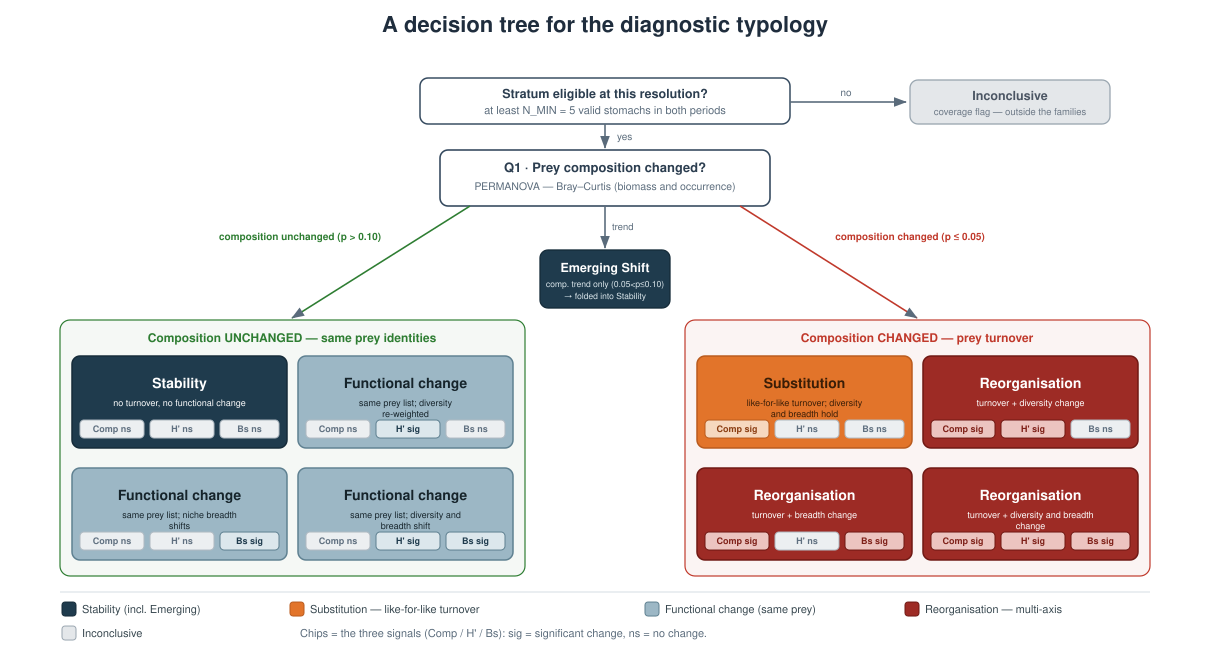

Reproduce this figure in Python.
"""
Typology-tree2.py
=================
Build the ten-level diagnostic-typology decision tree as SVG (+ optional PNG/PDF).
Everything you are likely to change — titles, labels, sub-labels, the three chips
(Comp / H' / Bs = "sig"/"ns"), and the colours — lives in a single config dict
returned by get_default_config(). The geometry (box positions) is in the GEOMETRY
block near the bottom; edit it only if you want to move boxes.

----------------------------------------------------------------------
USE FROM R (reticulate)
----------------------------------------------------------------------
    library(reticulate)
    # py_install("cairosvg")           # once, only needed for PNG/PDF
    source_python("typology_tree.py")  # exposes build() and get_default_config()

    # 1) defaults:
    build(out_prefix = "typology_tree", width = 1600)

    # 2) customise from R (R list <-> Python dict):
    cfg <- get_default_config()
    cfg$title              <- "Diagnostic typology (sGSL, 4T)"
    cfg$nodes$R1$family    <- "ghost"          # change a colour family
    cfg$nodes$R2$label     <- list("Partial", "Diet Shift")  # multi-line label
    cfg$nodes$R2$chips     <- list("sig","sig","ns")          # Comp / H' / Bs

    # swap Partial <-> Structural if your Table 2 defines them the other way:
    cfg$nodes$R2$chips <- list("sig","ns","sig"); cfg$nodes$R2$sub <- "turnover + breadth change"
    cfg$nodes$R3$chips <- list("sig","sig","ns"); cfg$nodes$R3$sub <- "turnover + diversity change"

    build(config = cfg, out_prefix = "fig_typology", width = 1600,
          make_png = TRUE, make_pdf = TRUE)
----------------------------------------------------------------------

Returns the SVG string. Writes <out_prefix>.svg always; .png/.pdf if cairosvg is
installed and requested.
"""
from html import escape


# ===================== EDITABLE CONFIG =====================
def get_default_config():
    return {
        "title": "A decision tree for the diagnostic typology",
        "subtitle": "",
        "gate": "Stratum eligible at this resolution?",
        "gate_sub": "at least N_MIN = 5 valid stomachs in both periods",
        "inconclusive": "Inconclusive",
        "inconclusive_sub": "coverage flag \u2014 outside the families",
        "q1": "Q1 \u00b7 Prey composition changed?",
        "q1_sub": "PERMANOVA \u2014 Bray\u2013Curtis (biomass and occurrence)",
        "branch_no": "composition unchanged  (p > 0.10)",
        "branch_yes": "composition changed  (p \u2264 0.05)",
        "branch_trend": "trend",
        "emerging": "Emerging Shift",
        "emerging_sub1": "comp. trend only (0.05<p\u22640.10)",
        "emerging_sub2": "\u2192 folded into Stability",
        "left_header": "Composition UNCHANGED \u2014 same prey identities",
        "right_header": "Composition CHANGED \u2014 prey turnover",
        "footer": "",
        # family -> colours. chip_fill = fill of a "sig" chip; chip_text optional.
        # ============================================================
        # COLOURS — change a family here and you change every box of
        # that family.  Keys per family:
        #   fill      = box background
        #   stroke    = box border
        #   text      = title + sub-text inside the box
        #   chip_fill = background of a "sig" chip (Comp/H'/Bs)
        #   chip_text = text colour of a "sig" chip (optional; falls
        #               back to `text` if omitted)
        # Which key feeds which leaves:
        #   stable  -> Stability  (+ the "Emerging Shift" box)
        #   func*   -> the 3 Functional-change leaves
        #   subst   -> Substitution
        #   reorg*  -> the 3 Reorganisation leaves
        #   incon   -> Inconclusive
        # Contrast rule: dark fill -> light `text` (#FFFFFF) + dark
        # `chip_text`; light fill -> dark `text`.
        # NB: two things live OUTSIDE this dict and must be kept in
        # sync by hand — the legend swatches (`leg = [...]` in
        # build_svg) and the "Emerging Shift" sub-text colour.
        # ============================================================
        "palette": {
            "stable": {"fill": "#1F3B4D", "stroke": "#142A38", "text": "#FFFFFF", "chip_fill": "#CFDBE2", "chip_text": "#1F3B4D"},
            "subst":  {"fill": "#E2742A", "stroke": "#B95A1C", "text": "#3A1D06", "chip_fill": "#F6D8BF", "chip_text": "#8A3D12"},
            "func":   {"fill": "#9CB7C5", "stroke": "#5E8090", "text": "#16242B", "chip_fill": "#DCE7EC", "chip_text": "#1F3B4D"},
            "func_a": {"fill": "#9CB7C5", "stroke": "#5E8090", "text": "#16242B", "chip_fill": "#DCE7EC", "chip_text": "#1F3B4D"},
            "func_b": {"fill": "#9CB7C5", "stroke": "#5E8090", "text": "#16242B", "chip_fill": "#DCE7EC", "chip_text": "#1F3B4D"},
            "func_c": {"fill": "#9CB7C5", "stroke": "#5E8090", "text": "#16242B", "chip_fill": "#DCE7EC", "chip_text": "#1F3B4D"},
            "reorg":  {"fill": "#9D2B25", "stroke": "#6F1712", "text": "#FFFFFF", "chip_fill": "#ECC4C0", "chip_text": "#7E2018"},
            "reorg_a":{"fill": "#9D2B25", "stroke": "#6F1712", "text": "#FFFFFF", "chip_fill": "#ECC4C0", "chip_text": "#7E2018"},
            "reorg_b":{"fill": "#9D2B25", "stroke": "#6F1712", "text": "#FFFFFF", "chip_fill": "#ECC4C0", "chip_text": "#7E2018"},
            "reorg_c":{"fill": "#9D2B25", "stroke": "#6F1712", "text": "#FFFFFF", "chip_fill": "#ECC4C0", "chip_text": "#7E2018"},
            "incon":  {"fill": "#E4E7EA", "stroke": "#9AA6B0", "text": "#4B5563"},
        },
        # the eight leaves = the 2^3 signal states. chips = (Comp, H', Bs).
        "nodes": {
            "L1": {"label": ["Stability"],         "sub": "no turnover, no functional change",
                   "family": "stable", "chips": ["ns", "ns", "ns"]},
            "L2": {"label": ["Functional change"], "sub": "same prey list; diversity re-weighted",
                   "family": "func_a", "chips": ["ns", "sig", "ns"]},
            "L3": {"label": ["Functional change"], "sub": "same prey list; niche breadth shifts",
                   "family": "func_b", "chips": ["ns", "ns", "sig"]},
            "L4": {"label": ["Functional change"], "sub": "same prey list; diversity and breadth shift",
                   "family": "func_c", "chips": ["ns", "sig", "sig"]},
            "R1": {"label": ["Substitution"],      "sub": "like-for-like turnover; diversity and breadth hold",
                   "family": "subst",  "chips": ["sig", "ns", "ns"]},
            "R2": {"label": ["Reorganisation"],    "sub": "turnover + diversity change",
                   "family": "reorg_a","chips": ["sig", "sig", "ns"]},
            "R3": {"label": ["Reorganisation"],    "sub": "turnover + breadth change",
                   "family": "reorg_b","chips": ["sig", "ns", "sig"]},
            "R4": {"label": ["Reorganisation"],    "sub": "turnover + diversity and breadth change",
                   "family": "reorg_c","chips": ["sig", "sig", "sig"]},
        },
    }


# ===================== GEOMETRY (edit to move boxes) =====================
CANVAS = (1210, 672)
LEAF_W, LEAF_H = 215, 92
SLOTS = {  # top-left corner of each leaf box
    "L1": (72, 356), "L2": (298, 356), "L3": (72, 468), "L4": (298, 468),
    "R1": (697, 356), "R2": (923, 356), "R3": (697, 468), "R4": (923, 468),
}


# ===================== SVG BUILDER =====================
def _esc(s):
    return escape(str(s), quote=False)


def _chip(x, y, w, label, sig, fam):
    if sig:
        fill, stroke = fam["chip_fill"], fam["stroke"]
        tcol = fam.get("chip_text", fam["text"])
    else:
        fill, stroke, tcol = "#ECEFF1", "#B0BAC2", "#607080"
    cx = x + w / 2
    return (f'<rect x="{x}" y="{y}" width="{w}" height="18" rx="4" fill="{fill}" stroke="{stroke}"/>'
            f'<text x="{cx:.1f}" y="{y + 12}" text-anchor="middle" fill="{tcol}">{_esc(label)}</text>')


def _leaf(slot, node, palette):
    x, y = SLOTS[slot]
    fam = palette[node["family"]]
    lines = node["label"]
    n = len(lines)
    parts = [f'<rect x="{x}" y="{y}" width="{LEAF_W}" height="{LEAF_H}" rx="8" '
             f'fill="{fam["fill"]}" stroke="{fam["stroke"]}" stroke-width="1.5"/>']
    cx = x + LEAF_W / 2
    ly = y + (32 if n == 1 else 26)
    for i, ln in enumerate(lines):
        parts.append(f'<text x="{cx}" y="{ly + i * 16}" text-anchor="middle" font-size="14" '
                     f'font-weight="700" fill="{fam["text"]}">{_esc(ln)}</text>')
    sub_y = ly + n * 16 + 2
    for j, sl in enumerate(_wrap(node.get("sub", ""), 34)):
        parts.append(f'<text x="{cx}" y="{sub_y + j * 11}" text-anchor="middle" font-size="9" '
                     f'fill="{fam["text"]}">{_esc(sl)}</text>')
    # chips
    comp, hp, bs = node["chips"][0], node["chips"][1], node["chips"][2]
    cy = y + 64
    parts.append('<g font-size="9" font-weight="700">')
    parts.append(_chip(x + 8,   cy, 64, f"Comp {comp}", comp == "sig", fam))
    parts.append(_chip(x + 78,  cy, 64, f"H' {hp}",     hp == "sig",   fam))
    parts.append(_chip(x + 148, cy, 59, f"Bs {bs}",     bs == "sig",   fam))
    parts.append('</g>')
    return "".join(parts)


def _wrap(text, n):
    if not text:
        return []
    words, lines, cur = text.split(), [], ""
    for w in words:
        if len(cur) + len(w) + 1 <= n:
            cur = (cur + " " + w).strip()
        else:
            lines.append(cur); cur = w
    if cur:
        lines.append(cur)
    return lines[:2]


def build_svg(config=None):
    c = config or get_default_config()
    pal = c["palette"]
    W, H = CANVAS
    s = [f'<svg viewBox="0 0 {W} {H}" xmlns="http://www.w3.org/2000/svg" '
         'font-family="Helvetica, Arial, sans-serif">',
         '<defs><marker id="arrow" markerWidth="10" markerHeight="10" refX="7.5" refY="3" '
         'orient="auto"><path d="M0,0 L8,3 L0,6 Z" fill="#5a6b7b"/></marker></defs>',
         f'<rect x="0" y="0" width="{W}" height="{H}" fill="#ffffff"/>']

    # title
    s.append(f'<text x="605" y="32" text-anchor="middle" font-size="22" font-weight="700" '
             f'fill="#1f2d3d">{_esc(c["title"])}</text>')
    s.append(f'<text x="605" y="54" text-anchor="middle" font-size="13" '
             f'fill="#5a6b7b">{_esc(c["subtitle"])}</text>')

    # gate + inconclusive
    s.append('<rect x="420" y="78" width="370" height="46" rx="8" fill="#fff" stroke="#34495e" stroke-width="1.5"/>')
    s.append(f'<text x="605" y="98" text-anchor="middle" font-size="12.5" font-weight="700" fill="#2c3e50">{_esc(c["gate"])}</text>')
    s.append(f'<text x="605" y="114" text-anchor="middle" font-size="11" fill="#5a6b7b">{_esc(c["gate_sub"])}</text>')
    inc = pal["incon"]
    s.append(f'<rect x="910" y="80" width="200" height="44" rx="8" fill="{inc["fill"]}" stroke="{inc["stroke"]}" stroke-width="1.3"/>')
    s.append(f'<text x="1010" y="100" text-anchor="middle" font-size="12.5" font-weight="700" fill="{inc["text"]}">{_esc(c["inconclusive"])}</text>')
    s.append(f'<text x="1010" y="115" text-anchor="middle" font-size="9.5" fill="#6b7785">{_esc(c["inconclusive_sub"])}</text>')
    s.append('<line x1="790" y1="102" x2="906" y2="102" stroke="#5a6b7b" stroke-width="1.6" marker-end="url(#arrow)"/>')
    s.append('<text x="846" y="96" text-anchor="middle" font-size="10" fill="#5a6b7b">no</text>')
    s.append('<line x1="605" y1="124" x2="605" y2="148" stroke="#5a6b7b" stroke-width="1.6" marker-end="url(#arrow)"/>')
    s.append('<text x="617" y="140" font-size="10" fill="#5a6b7b">yes</text>')

    # Q1
    s.append('<rect x="440" y="150" width="330" height="56" rx="8" fill="#fff" stroke="#34495e" stroke-width="1.6"/>')
    s.append(f'<text x="605" y="172" text-anchor="middle" font-size="13" font-weight="700" fill="#2c3e50">{_esc(c["q1"])}</text>')
    s.append(f'<text x="605" y="190" text-anchor="middle" font-size="10.5" fill="#5a6b7b">{_esc(c["q1_sub"])}</text>')

    # branches
    s.append('<line x1="470" y1="206" x2="292" y2="318" stroke="#2E7D32" stroke-width="1.6" marker-end="url(#arrow)"/>')
    s.append(f'<text x="300" y="240" text-anchor="middle" font-size="10" font-weight="700" fill="#2E7D32">{_esc(c["branch_no"])}</text>')
    s.append('<line x1="740" y1="206" x2="917" y2="318" stroke="#C0392B" stroke-width="1.6" marker-end="url(#arrow)"/>')
    s.append(f'<text x="910" y="240" text-anchor="middle" font-size="10" font-weight="700" fill="#C0392B">{_esc(c["branch_yes"])}</text>')
    s.append('<line x1="605" y1="206" x2="605" y2="248" stroke="#5a6b7b" stroke-width="1.6" marker-end="url(#arrow)"/>')
    s.append(f'<text x="612" y="230" font-size="9.5" fill="#5a6b7b">{_esc(c["branch_trend"])}</text>')

    # emerging
    em = pal["stable"]
    s.append(f'<rect x="540" y="250" width="130" height="58" rx="8" fill="{em["fill"]}" stroke="{em["stroke"]}" stroke-width="1.3"/>')
    s.append(f'<text x="605" y="272" text-anchor="middle" font-size="12.5" font-weight="700" fill="{em["text"]}">{_esc(c["emerging"])}</text>')
    # "Emerging Shift" sub-text colour is hard-coded (#DCE7EC): keep it
    # readable on the `stable` fill — light text on a dark fill, or vice versa.
    s.append(f'<text x="605" y="287" text-anchor="middle" font-size="8.5" fill="#DCE7EC">{_esc(c["emerging_sub1"])}</text>')
    s.append(f'<text x="605" y="299" text-anchor="middle" font-size="8.5" fill="#DCE7EC">{_esc(c["emerging_sub2"])}</text>')

    # containers
    s.append('<rect x="60" y="320" width="465" height="256" rx="10" fill="#F5F8F5" stroke="#2E7D32" stroke-width="1.2"/>')
    s.append(f'<text x="292" y="342" text-anchor="middle" font-size="12" font-weight="700" fill="#2E7D32">{_esc(c["left_header"])}</text>')
    s.append('<rect x="685" y="320" width="465" height="256" rx="10" fill="#FBF4F3" stroke="#C0392B" stroke-width="1.2"/>')
    s.append(f'<text x="917" y="342" text-anchor="middle" font-size="12" font-weight="700" fill="#C0392B">{_esc(c["right_header"])}</text>')

    # leaves
    for slot in ("L1", "L2", "L3", "L4", "R1", "R2", "R3", "R4"):
        s.append(_leaf(slot, c["nodes"][slot], pal))

    # legend
    s.append('<line x1="60" y1="592" x2="1150" y2="592" stroke="#d6dde3" stroke-width="1"/>')
    # legend swatches are HARD-CODED here — keep these hex values in
    # sync with the `palette` dict above whenever you recolour a family.
    leg = [("#1F3B4D", "#142A38", 62,  "Stability (incl. Emerging)"),
           ("#E2742A", "#B95A1C", 290, "Substitution \u2014 like-for-like turnover"),
           ("#9CB7C5", "#5E8090", 645, "Functional change (same prey)"),
           ("#9D2B25", "#6F1712", 905, "Reorganisation \u2014 multi-axis")]
    s.append('<g font-size="11">')
    for fill, stroke, x, txt in leg:
        s.append(f'<rect x="{x}" y="602" width="14" height="14" rx="3" fill="{fill}" stroke="{stroke}"/>'
                 f'<text x="{x + 20}" y="613" fill="#37474F">{_esc(txt)}</text>')
    s.append(f'<rect x="62" y="626" width="14" height="14" rx="3" fill="{inc["fill"]}" stroke="{inc["stroke"]}"/>'
             '<text x="82" y="637" fill="#37474F">Inconclusive</text>')
    s.append('<text x="300" y="637" fill="#5a6b7b">Chips = the three signals (Comp / H\' / Bs):  '
             'sig = significant change,  ns = no change.</text>')
    s.append('</g>')
    s.append(f'<text x="62" y="660" font-size="11" font-style="italic" fill="#5a6b7b">{_esc(c["footer"])}</text>')

    s.append('</svg>')
    return "".join(s)


def build(config=None, out_prefix="typology_tree", width=1600,
          make_png=True, make_pdf=True):
    """Write <out_prefix>.svg (+ .png/.pdf if cairosvg available). Returns the SVG string."""
    svg = build_svg(config)
    svg_path = f"{out_prefix}.svg"
    with open(svg_path, "w", encoding="utf-8") as f:
        f.write(svg)
    written = [svg_path]
    if make_png or make_pdf:
        try:
            import cairosvg
            if make_png:
                cairosvg.svg2png(bytestring=svg.encode("utf-8"),
                                 write_to=f"{out_prefix}.png", output_width=int(width))
                written.append(f"{out_prefix}.png")
            if make_pdf:
                cairosvg.svg2pdf(bytestring=svg.encode("utf-8"), write_to=f"{out_prefix}.pdf")
                written.append(f"{out_prefix}.pdf")
        except ImportError:
            print("cairosvg not installed -> SVG only. Install with: pip install cairosvg")
    print("written:", ", ".join(written))
    return svg


if __name__ == "__main__":
    build(out_prefix="Typology-tree2")
